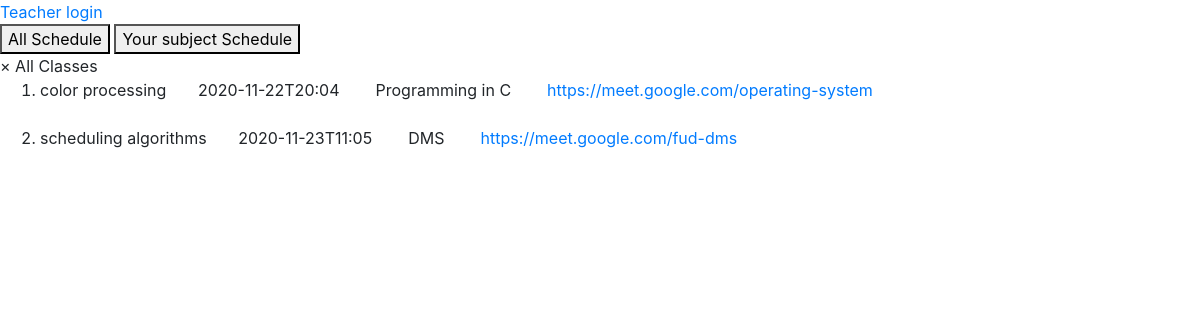
Before: /schedule with the older database file.
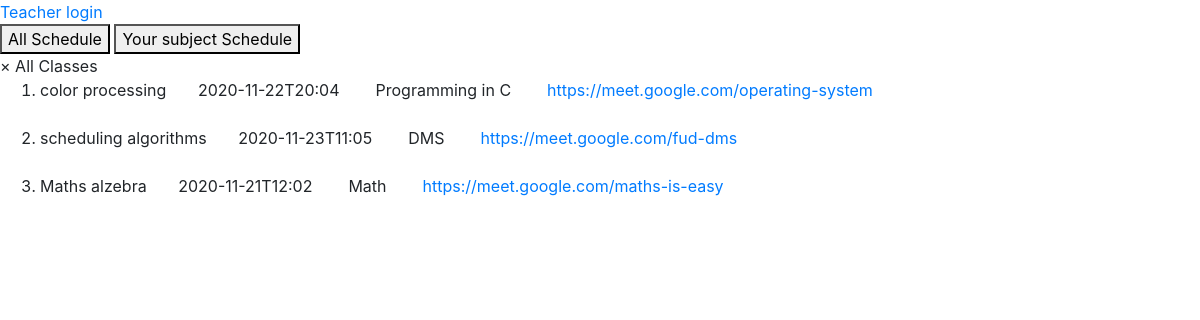
After: the same page with the newer database file.
### app.py (models this page shows, shortened)
class MySchedule(db.Model):
	id = db.Column(db.Integer, primary_key=True)
	subject = db.Column(db.String(100), default=1)
	topic = db.Column(db.String(2000), nullable=False)
	time = db.Column(db.String(50))
	url = db.Column(db.String(50), nullable=False)

### app.py (the view)
@app.route("/schedule", methods=["GET", "POST"])
def setSchedule():
	if(request.method=="POST"):
		subject = request.form["subject"]
		topic = request.form["topic"]
		time = request.form["time"]
		url = request.form["meetingurl"]
		new_schedule = MySchedule(subject=subject, topic=topic, time=time, url = url)
		try:
			db.session.add(new_schedule)
			db.session.commit()
			return redirect("/schedule")
		except:
			return "something went wrong"
	else:
		current_time = datetime.utcnow
		subjectclasses = db.session.query(MySchedule).filter_by(subject="DMS").all()
		db.session.commit()
		allclasses = db.session.query(MySchedule).all()
		db.session.commit()
		return render_template("schedule.html", allclasses=allclasses, subjectclasses = subjectclasses)

### templates/schedule.html (shortened to what this page needs)
{% include "base.html" %}
{% if session['teacher_logged_in'] %}
<Div style=" max-width: 80rem; margin: auto; margin-bottom: 5vh; background-color: rgb(65, 43, 43); color: antiquewhite; box-shadow: 0 20px 30px 0 rgba(1, 24, 24, 0.3);
    padding: 10px;
    border: inherit;
    border-radius: 5px;" class="heading">
  <h3 style="padding-top: 3vh; padding-bottom: 3vh; text-align: center; font-family: monospace;" > Schedule a class here </h3>
</Div>
<div style="width: 100%;
    height: auto;
    max-width: 70rem;
    margin: auto; border: 3px solid rgb(29, 25, 25); border-radius: 15px;
box-shadow: 0 20px 30px 0 rgba(23, 121, 121, 0.3);">
  <form style="padding: 15px 15px 15px 15px;" action= "/schedule" method="post">
      <div class="form-group">
      <label for="exampleInputPassword1">Topic</label>
      <input type="text" class="form-control" name="topic" required="true">
    </div>
    <div class="form-group">
      <label for="exampleInputPassword1">Subject</label>
      <input type="text" class="form-control" name="subject" required="true">
    </div>
    <div class="form-group">
      <label for="exampleInputPassword1">Time</label>
      <input type="datetime-local" class="form-control" name="time" required="true">
    </div>
    <div class="form-group">
      <label for="exampleInputPassword1">Meeting URL</label>
      <input type="text" class="form-control" name="meetingurl" required="true">
    </div>
    <button type="submit" class="btn btn-primary">Submit</button>
  </form>
</div>
<br><br>
{%else%}
    <a href="/teacher-login"> Teacher login </a>
{% endif %}
<div class="w3-bar w3-black">
  <button class="w3-bar-item w3-button" onclick="openCity('London')">All Schedule</button>
  <button class="w3-bar-item w3-button" onclick="openCity('Paris')">Your subject Schedule</button>
</div>
<div id="London" class="w3-container w3-display-container city">
  <span onclick="this.parentElement.style.display='none'">&times;</span>
  All Classes <br>
  <ol>
    {% for i in allclasses %}
       <li> {{i.topic}} &nbsp;&nbsp;&nbsp;&nbsp;&nbsp; {{i.time}} &nbsp;&nbsp;&nbsp;&nbsp;&nbsp;&nbsp; {{i.subject}}  &nbsp;&nbsp;&nbsp;&nbsp;&nbsp;&nbsp; <a href="{{i.url}}" target="_blank">{{i.url}}</a>
        </li>
        <br>
    {% endfor %}
    </ol>
</div>

### templates/base.html (shortened to what this page needs)
<link rel="stylesheet" href="https://stackpath.bootstrapcdn.com/bootstrap/4.1.3/css/bootstrap.min.css">

Changed rows visible on the page:
added MySchedule: topic "Maths alzebra", time "2020-11-21T12:02", subject "Math", url "https://meet.google.com/maths-is-easy"
